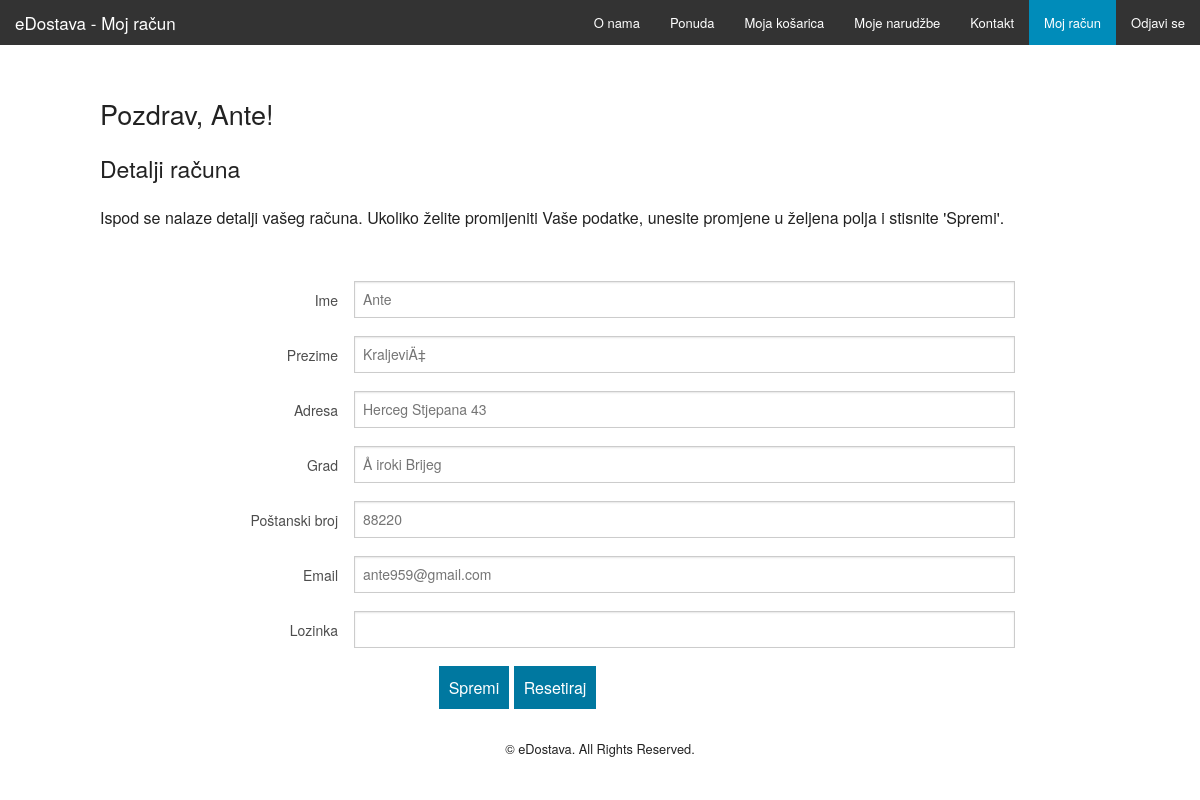
The app's page /account.php (signed in) with its own data.
### tables this page shows
CREATE TABLE `users` (
  `id` int(11) NOT NULL,
  `fname` varchar(255) NOT NULL,
  `lname` varchar(255) NOT NULL,
  `address` varchar(255) NOT NULL,
  `city` varchar(100) NOT NULL,
  `pin` int(6) NOT NULL,
  `email` varchar(255) NOT NULL,
  `password` varchar(15) NOT NULL,
  `type` varchar(20) NOT NULL DEFAULT 'user'
);

### account.php (the view, shortened to what this page needs)
<?php
include 'config.php';
?>
<!doctype html>
<html class="no-js" lang="en">
  <head>
    <link rel="stylesheet" href="css/foundation.css" />
  </head>
  <body>
    <nav class="top-bar" data-topbar role="navigation">
      <ul class="title-area">
        <li class="name">
          <h1><a href="index.php">eDostava - Moj račun</a></h1>
        </li>
      </ul>
      <section class="top-bar-section">
        <ul class="right">
        <li><a href="about.php">O nama</a></li>
          <li>
            <a data-dropdown="drop1" aria-controls="drop1" aria-expanded="false">Ponuda</a>
          </li>
          <li><a href="cart.php">Moja košarica</a></li>
          <li><a href="orders.php">Moje narudžbe</a></li>
          <li><a href="contact.php">Kontakt</a></li>
          <?php
          if(isset($_SESSION['username'])){
            echo '<li class="active"><a href="account.php">Moj račun</a></li>';
            echo '<li><a href="logout.php">Odjavi se</a></li>';
          }
          else{
            echo '<li><a href="login.php">Prijavi se</a></li>';
            echo '<li><a href="register.php">Registriraj se</a></li>';
          }
          ?>
        </ul>
      </section>
    </nav>
    <div class="row" style="margin-top:30px;">
      <div class="small-12">
        <p><?php echo '<h3>Pozdrav, ' .$_SESSION['fname'] .'!</h3>'; ?></p>
        <p><h4>Detalji računa</h4></p>
        <p>Ispod se nalaze detalji vašeg računa. Ukoliko želite promijeniti Vaše podatke, unesite promjene u željena polja i stisnite 'Spremi'.</p>
      </div>
    </div>
    <form method="POST" action="update.php" style="margin-top:30px;">
      <div class="row">
        <div class="small-12">
          <div class="row">
            <div class="small-3 columns">
              <label for="right-label" class="right inline">Ime</label>
            </div>
            <div class="small-8 columns end">
              <?php
                $result = $mysqli->query('SELECT * FROM users WHERE id='.$_SESSION['id']);
                if($result) {
                  $obj = $result->fetch_object();
                  echo '<input type="text" id="right-label" placeholder="'. $obj->fname. '" name="fname">';
                  echo '</div>';
                    echo '</div>';
                  echo '<div class="row">';
                  echo '<div class="small-3 columns">';
                  echo '<label for="right-label" class="right inline">Prezime</label>';
                  echo '</div>';
                  echo '<div class="small-8 columns end">';
                  echo '<input type="text" id="right-label" placeholder="'. $obj->lname. '" name="lname">';
                  echo '</div>';
                  echo '</div>';
                  echo '<div class="row">';
                  echo '<div class="small-3 columns">';
                  echo '<label for="right-label" class="right inline">Adresa</label>';
                  echo '</div>';
                  echo '<div class="small-8 columns end">';
                  echo '<input type="text" id="right-label" placeholder="'. $obj->address. '" name="address">';
                  echo '</div>';
                  echo '</div>';
                  echo '<div class="row">';
                  echo '<div class="small-3 columns">';
                  echo '<label for="right-label" class="right inline">Grad</label>';
                  echo '</div>';
                  echo '<div class="small-8 columns end">';
                  echo '<input type="text" id="right-label" placeholder="'. $obj->city. '" name="city">';
                  echo '</div>';
                  echo '</div>';
                  echo '<div class="row">';
                  echo '<div class="small-3 columns">';
                  echo '<label for="right-label" class="right inline">Poštanski broj</label>';
                  echo '</div>';
                  echo '<div class="small-8 columns end">';
                  echo '<input type="text" id="right-label" placeholder="'. $obj->pin. '" name="pin">';
                  echo '</div>';
                  echo '</div>';
                  echo '<div class="row">';
                  echo '<div class="small-3 columns">';
                  echo '<label for="right-label" class="right inline">Email</label>';
                  echo '</div>';
                  echo '<div class="small-8 columns end">';
                  echo '<input type="email" id="right-label" placeholder="'. $obj->email. '" name="email">';
                  echo '</div>';
                  echo '</div>';
              }
              echo '<div class="row">';
              echo '<div class="small-3 columns">';
              echo '<label for="right-label" class="right inline">Lozinka</label>';
              echo '</div>';
              echo '<div class="small-8 columns end">';
              echo '<input type="password" id="right-label" name="pwd">';
              echo '</div>';
              echo '</div>';
          ?>
          <div class="row">
            <div class="small-8 columns">
              <input type="submit" id="right-label" value="Spremi" style="background: #0078A0; border: none; color: #fff; font-family: 'Helvetica Neue', sans-serif; font-size: 1em; padding: 10px;">
              <input type="reset" id="right-label" value="Resetiraj" style="background: #0078A0; border: none; color: #fff; font-family: 'Helvetica Neue', sans-serif; font-size: 1em; padding: 10px;">
            </div>
          </div>
        </div>
      </div>
    </form>
    <div class="row" style="margin-top:30px;">
      <div class="small-12">
        <footer>
           <p style="text-align:center; font-size:0.8em;">&copy; eDostava. All Rights Reserved.</p>
        </footer>
      </div>
    </div>
  </body>
</html>

### records on screen
users: fname "Ante", lname "KraljeviÄ‡", address "Herceg Stjepana 43", city "Å iroki Brijeg", pin "88220", email "ante959@gmail.com"

### other values on screen
$_SESSION['fname'] "Ante"
